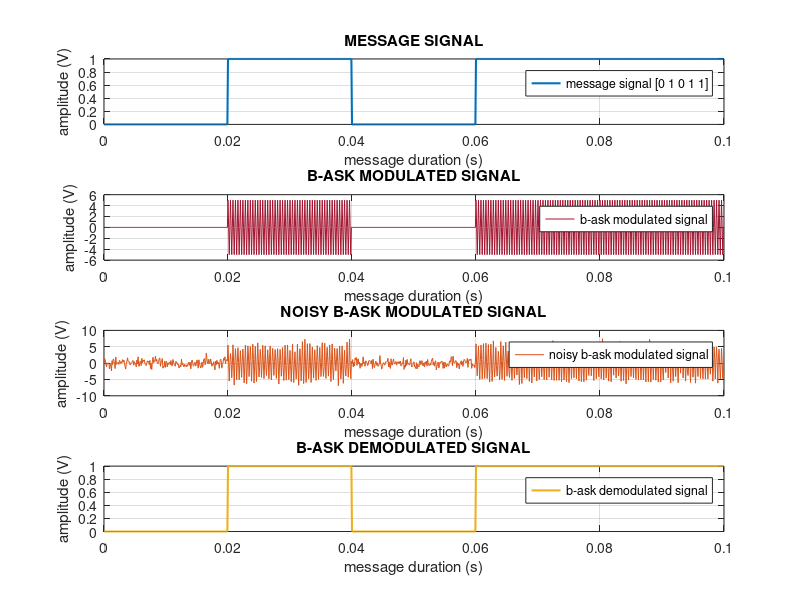
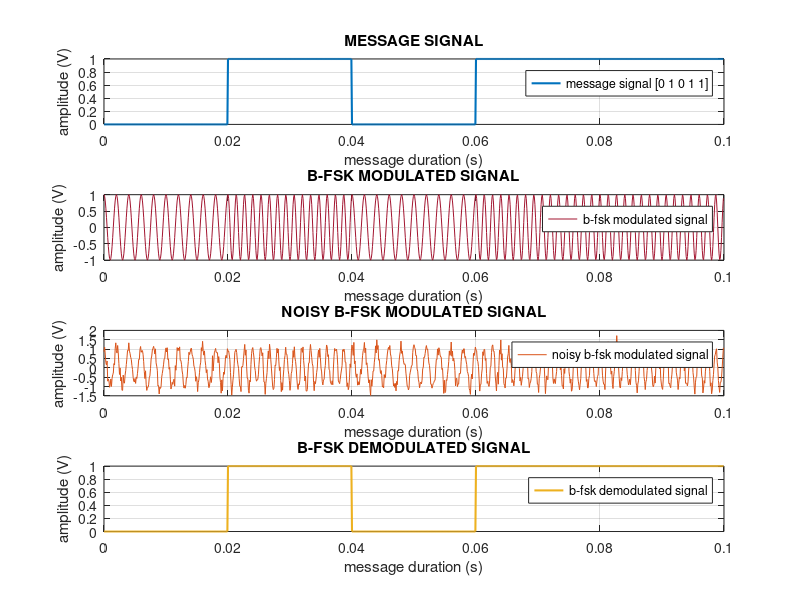

MATLAB code for these plots, in order:
clc;
clear all;
close all;
%% 5.1      B-ASK Modulation and Demodulation
%% 5.1.a    (defining parameters and the data to be transmitted)
%%
bits = [0 1 0 1 1];
N_bits = length(bits);
tb = 0.02;
fs = 10000;
ts = 1/fs;
time = 0:ts:(N_bits*tb)-ts;
%% 5.1.b    (reshaping)
%%
bits_reshaped = reshape(bits, N_bits, 1);
spb = tb*fs; % sample per bit
message = repmat(bits_reshaped, 1, spb);
message = reshape(message', 1, []);
%% 5.1.c    (modulation)
%%
fc = 2500;
carrier_bask = cos(2*pi*fc*time);
mod_bask = 5 * message .* carrier_bask;
% modulation for bit 0 equals to 0, since it multiplies with 0.
%% 5.1.d    (noise addition)
%%
pavg_bask = sum(abs(mod_bask).^2)/length(mod_bask);
snr_db = 10;
snr_lin = 10^(0.1*snr_db);
var_noise_bask = pavg_bask/snr_lin;
awgn_bask = sqrt(var_noise_bask)*randn(1,length(mod_bask));
noisy_mod_bask = mod_bask + awgn_bask;
%% 5.1.e    (demodulation)
%%
demod_bask = zeros(size(message));
max_lag = 0; % defined maximum lag
for i=1:N_bits
    segment_bask = noisy_mod_bask((i-1)*spb + (1:spb));
    correlation_bask = xcorr(segment_bask, carrier_bask(1:spb), max_lag);
    demod_bask(i) = sum(abs(correlation_bask));
end
threshold_bask = max(demod_bask)/2;
demodulation_bask = zeros(1,N_bits);
for i = 1:N_bits
    if demod_bask(i) > threshold_bask 
        demodulation_bask(i) = 1; 
    else 
        demodulation_bask(i) = 0; 
    end
end
demodulation_bask = reshape(demodulation_bask, length(demodulation_bask), 1);
demodulation_bask = repmat(demodulation_bask, 1, spb);
demodulation_bask = reshape(demodulation_bask', 1, []);
%% 5.1.f    (results)
%%
figure(1)
subplot(411);
plot(time, message,"color","#0072BD","LineWidth",1.5);
title("MESSAGE SIGNAL");
xlabel("message duration (s)");
ylabel("amplitude (V)");
legend("message signal [0 1 0 1 1]");
grid on;
subplot(412);
plot(time, mod_bask,"color","#A2142F");
title("B-ASK MODULATED SIGNAL");
xlabel("message duration (s)");
ylabel("amplitude (V)");
legend("b-ask modulated signal");
grid on;
subplot(413);
plot(time, noisy_mod_bask,"color","#D95319");
title("NOISY B-ASK MODULATED SIGNAL");
xlabel("message duration (s)");
ylabel("amplitude (V)");
legend("noisy b-ask modulated signal");
grid on;
subplot(414);
plot(time, demodulation_bask,"color","#EDB120","LineWidth",1.5);
title("B-ASK DEMODULATED SIGNAL");
xlabel("message duration (s)");
ylabel("amplitude (V)");
legend("b-ask demodulated signal");
grid on;
%% 5.2      B-FSK Modulation and Demodulation
%% 5.2.a    (carrier and modulation)
%%
f0=500;
f1=750;
carrier_fsk_0=cos(2*pi*f0*time);
carrier_fsk_1=cos(2*pi*f1*time);
mod_fsk = zeros(1, length(message));
for i=1:N_bits
    start_index = (i-1)*spb + 1;
    end_index = i*spb;
    if bits(i) == 0
        mod_fsk(start_index:end_index) = cos(2*pi*f0*time(start_index:end_index));
    else
        mod_fsk(start_index:end_index) = cos(2*pi*f1*time(start_index:end_index));
    end
end
%% 5.2.d    (noise addition)
%%
pavg_fsk = sum(abs(mod_fsk).^2)/length(mod_fsk);
var_noise_fsk = pavg_fsk/snr_lin;
awgn_fsk = sqrt(var_noise_fsk)*randn(1,length(mod_fsk));
noisy_mod_fsk = mod_fsk + awgn_fsk;
%% 5.2.e    (demodulation and detection)
%%
demod_fsk = zeros(size(message));
for i = 1:N_bits
    segment_fsk = noisy_mod_fsk((i-1)*spb + (1:spb));
    correlation_fsk_0 = xcorr(segment_fsk, carrier_fsk_0(1:spb), max_lag);
    correlation_fsk_1 = xcorr(segment_fsk, carrier_fsk_1(1:spb), max_lag);
    demodulation_fsk_0(i) = sum(abs(correlation_fsk_0));
    demodulation_fsk_1(i) = sum(abs(correlation_fsk_1));
end
demodulation_fsk_2 = demodulation_fsk_1 - demodulation_fsk_0;
threshold_fsk = max(demodulation_fsk_2)/2;
demodulation_fsk = zeros(1,N_bits);
for i = 1:N_bits
    if demodulation_fsk_2(i) > threshold_fsk 
        demodulation_fsk(i) = 1; 
    else 
        demodulation_fsk(i) = 0; 
    end
end
demodulation_fsk = reshape(demodulation_fsk, length(demodulation_fsk), 1);
demodulation_fsk = repmat(demodulation_fsk, 1, spb);
demodulation_fsk = reshape(demodulation_fsk', 1, []);
%% 5.2.f    (results)
%%
figure(2)
subplot(411);
plot(time, message,"color","#0072BD","LineWidth",1.5);
title("MESSAGE SIGNAL");
xlabel("message duration (s)");
ylabel("amplitude (V)");
legend("message signal [0 1 0 1 1]");
grid on;
subplot(412);
plot(time, mod_fsk,"color","#A2142F");
title("B-FSK MODULATED SIGNAL");
xlabel("message duration (s)");
ylabel("amplitude (V)");
legend("b-fsk modulated signal");
grid on;
subplot(413);
plot(time, noisy_mod_fsk,"color","#D95319");
title("NOISY B-FSK MODULATED SIGNAL");
xlabel("message duration (s)");
ylabel("amplitude (V)");
legend("noisy b-fsk modulated signal");
grid on;
subplot(414);
plot(time, demodulation_fsk,"color","#EDB120","LineWidth",1.5);
title("B-FSK DEMODULATED SIGNAL");
xlabel("message duration (s)");
ylabel("amplitude (V)");
legend("b-fsk demodulated signal");
grid on;